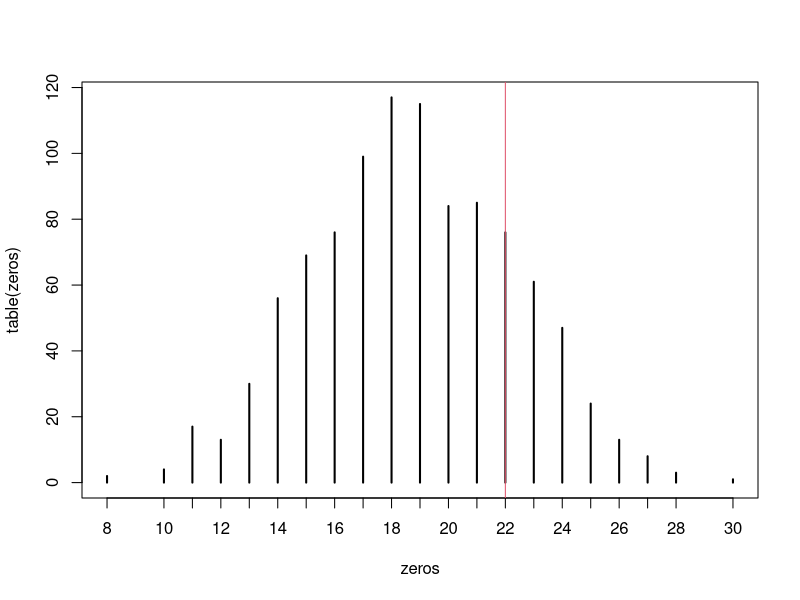

R code for this plot:
## test whether fitted models are consistent with the
##  observed number of zeros in CBPP data set:
library(lme4)
gm1 <- glmer(cbind(incidence, size - incidence) ~ period + (1 | herd),
             data = cbpp, family = binomial)
gg <- simulate(gm1,1000)
zeros <- sapply(gg,function(x) sum(x[,"incidence"]==0))
plot(table(zeros))
abline(v=sum(cbpp$incidence==0),col=2)
##
## simulate from a non-fitted model; in this case we are just
## replicating the previous model, but starting from scratch
params <- list(theta=0.5,beta=c(2,-1,-2,-3))
simdat <- with(cbpp,expand.grid(herd=levels(herd),period=factor(1:4)))
simdat$size <- 15
simdat$incidence <- sample(0:1,size=nrow(simdat),replace=TRUE)
form <- formula(gm1)[-2]  ## RHS of equation only
simulate(form,newdata=simdat,family=binomial,newparams=params)
## simulate from negative binomial distribution instead
simulate(form,newdata=simdat,family=negative.binomial(theta=2.5),
         newparams=params)

cbind(cbpp$incidence, cbpp$size-cbpp$incidence)

gm1 <- glmer(cbind(incidence, size - incidence) ~ period + (1 | herd),
             data = cbpp, family = binomial)

cbpp$gt = cbpp$incidence/cbpp$size

gm2 <- glmer(gt ~ period + (1 | herd), data = cbpp, family = binomial)
summary(gm2)


library(dplyr)
df <- tibble(treatment_status = c("treatment", "no_treatment"),
             disease = c(55, 42),
             no_disease = c(67,34)) %>% 
  mutate(total = no_disease + disease,
         proportion_disease = disease / total) 

model_weighted <- glm(proportion_disease ~ treatment_status, data = df, family = binomial("logit"), weights = total)

df_expanded <- tibble(disease_status = c(1, 1, 0, 0), 
                      treatment_status = rep(c("treatment", "control"), 2)) %>%
  .[c(rep(1, 55), rep(2, 42), rep(3, 67), rep(4, 34)), ]

model_expanded <- glm(disease_status ~ treatment_status, data = df_expanded, family = binomial("logit"))



set.seed(15)
n.part <- 20  # number of parts
n.oper <- 20  # number of opers
n.reps <- 2   # number of replications

dt <- expand.grid(part = LETTERS[1:n.part], oper = 1:n.oper, reps = 1:n.reps)

dt$Y <- 10 + rnorm(n.part*n.oper*n.reps)

myformula <- "Y ~ (1|part) + (1|oper) + (1|part:oper)"  # model formula

mylF <- lFormula(eval(myformula), data = dt) # Process the formula against the data
Z <- mylF$reTrms$Zt %>% as.matrix() %>% t()  # Extract the Z matrix

b1 <- rnorm(n.part * n.oper, 0 , 4)   # random interecepts for the interaction
b2 <- rnorm(n.oper, 0, 3)             # random interecepts for oper
b3 <- rnorm(n.part, 0, 2)             # random interecepts for part

b <- c(b1, b2, b3)  

dt$Y <- 10 + Z %*% b + rnorm(nrow(dt))
lmer(eval(myformula), data = dt ) %>% summary()



set.seed(15)
n.part <- 20  # number of parts
n.oper <- 20  # number of opers
n.reps <- 2   # number of replications

dt <- expand.grid(part = LETTERS[1:n.part], oper = 1:n.oper, reps = 1:n.reps)

dt$Y <- 10 + rnorm(n.part*n.oper*n.reps)

myformula <- "Y ~ (1|part) + (1|oper) + (1|part:oper)"  # model formula

mylF <- lFormula(eval(myformula), data = dt) # Process the formula against the data
Z <- mylF$reTrms$Zt %>% as.matrix() %>% t()  # Extract the Z matrix
